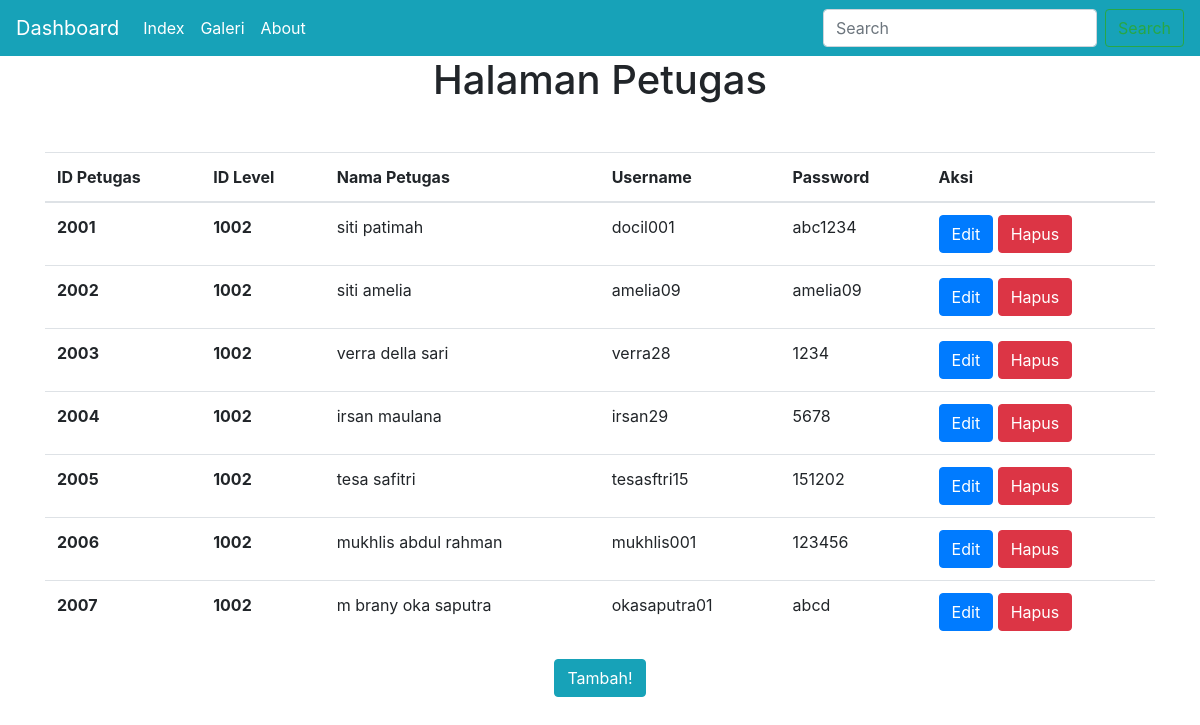
The app's page /petugas.php with its own data.
### tables this page shows
CREATE TABLE `petugas` (
  `id_petugas` int(11) NOT NULL,
  `id_level` int(11) NOT NULL,
  `nama_petugas` varchar(50) NOT NULL,
  `username` varchar(30) NOT NULL,
  `password` varchar(60) NOT NULL
);

### db.php (called while the page is built, shortened)
<?php
class Database {
    private $host = 'localhost';
    private $user = 'root';
    private $pass = '';
    private $db   = 'lelang';
    public function connect()
    {
        $this->koneksi = mysqli_connect($this->host, $this->user, $this->pass, $this->db);
        return $this->koneksi;
    }
    public function getAll($table)
    {
        $koneksi = $this->connect();
        $query = mysqli_query($koneksi, "SELECT * FROM {$table}");
        $result = [];
        while ( $row = mysqli_fetch_array($query, MYSQLI_ASSOC) ) {
            $result[] = $row;
        }
        return $result;
    }
}

### petugas.php (the view, shortened to what this page needs)
<!DOCTYPE html>
<html>
    <head>
        <link rel="stylesheet" href="bootstrap-4.3.1-dist/css/bootstrap.css">
    </head>
    <body>
    <nav class="navbar navbar-expand-lg navbar-dark bg-info">
            <a class="navbar-brand" href="dashboard.php">Dashboard</a>
            <div class="collapse navbar-collapse" id="navbarSupportedContent">
                <ul class="navbar-nav mr-auto">
                    <li class="nav-item active">
                        <a class="nav-link" href="index.php">Index <span class="sr-only">(current)</span></a>
                    </li>
                    <li class="nav-item active">
                        <a class="nav-link" href="galeri.php">Galeri<span class="sr-only">(current)</span></a>
                    </li>
                    <li class="nav-item active">
                        <a class="nav-link" href="about.php">About<span class="sr-only">(current)</span></a>
                    </li>
                </ul>
                <form class="form-inline my-2 my-lg-0">
                    <input class="form-control mr-sm-2" type="search" placeholder="Search" aria-label="Search">
                    <button class="btn btn-outline-success my-2 my-sm-0" type="submit">Search</button>
                </form>
            </div>
        </nav>
    <center><h1>Halaman Petugas</h1></center>
        <?php
        include "db.php";
        $db = new Database();
        $data = $db->getAll('petugas');
        ?>
        <div class="container mt-5">
        <table class="table">
            <thead>
                <tr>
                    <th scope="col">ID Petugas</th>
                    <th scope="col">ID Level</th>
                    <th scope="col">Nama Petugas</th>
                    <th scope="col">Username</th>
                    <th scope="col">Password</th>
                    <th scope="col">Aksi</th>
                </tr>
            </thead>
            <tbody>
                <?php foreach($data as $d): ?>
                    <tr>
                        <th scope="row"><?php echo $d['id_petugas'];?></th>
                        <th scope="row"><?php echo $d['id_level'];?></th>
                        <td><?php echo $d['nama_petugas'];?></td>
                        <td><?php echo $d['username'];?></td>
                        <td><?php echo $d['password'];?></td>
                        <td>
                            <a href="form_ubah_petugas.php?id=<?php echo $d['id_petugas']; ?>" class="btn btn-primary">Edit</a>
                            <a href="proses_hapus_petugas.php?id=<?php echo $d['id_petugas']; ?>"
                            class="btn btn-danger" onclick="return confirm('Apakah anda yakin akan menghapus data ini?')">Hapus</a>
                        </td>
                    </tr>
<?php endforeach; ?>
  </tbody>
</table>
        </div>
      <center><a href="form_tambah_petugas.php" class="btn btn-info">Tambah!</a></center>
</body>
</html>

### records on screen
petugas: id_petugas "2001", id_level "1002", nama_petugas "siti patimah", username "docil001", password "abc1234"
petugas: id_petugas "2002", id_level "1002", nama_petugas "siti amelia", username "amelia09", password "amelia09"
petugas: id_petugas "2003", id_level "1002", nama_petugas "verra della sari", username "verra28", password "1234"
petugas: id_petugas "2004", id_level "1002", nama_petugas "irsan maulana", username "irsan29", password "5678"
petugas: id_petugas "2005", id_level "1002", nama_petugas "tesa safitri", username "tesasftri15", password "151202"
petugas: id_petugas "2006", id_level "1002", nama_petugas "mukhlis abdul rahman", username "mukhlis001", password "123456"
petugas: id_petugas "2007", id_level "1002", nama_petugas "m brany oka saputra", username "okasaputra01", password "abcd"
